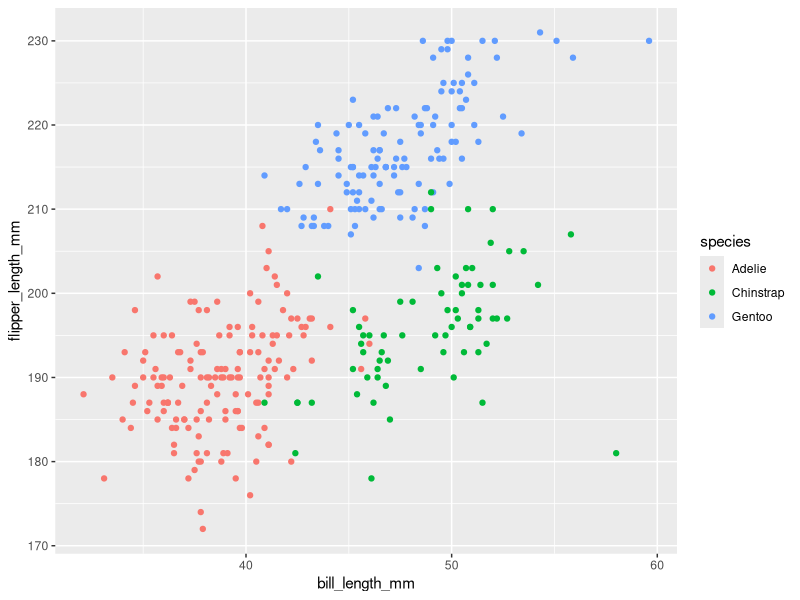
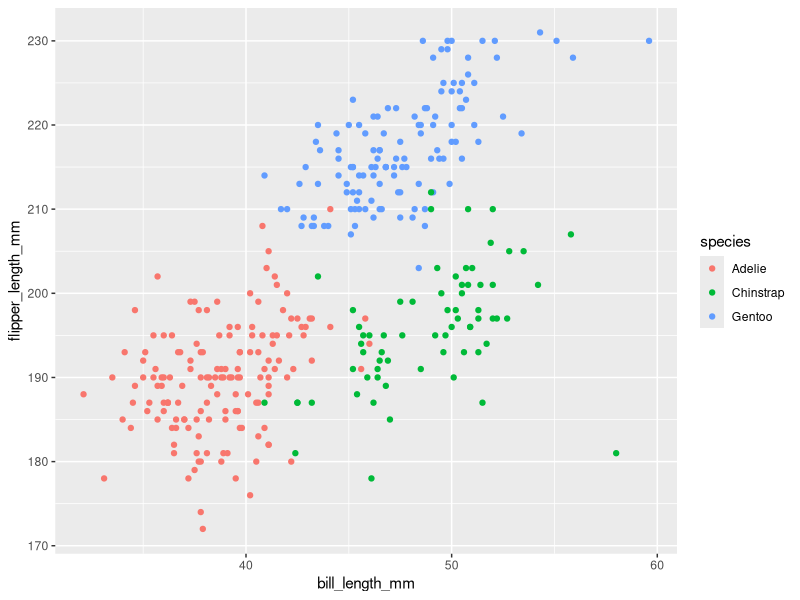

Source code (R) for these figures, in order:
## ---- chunk 1
library(tidyverse)
## ---- chunk 2
data("penguins", package = "palmerpenguins")
view(penguins)
skimr::skim(penguins)
nrow(penguins)
ncol(penguins)
## ---- chunk 3
ggplot(penguins, aes(x = bill_length_mm , y = flipper_length_mm, colour = species)) + geom_point()
ggsave("scatter_plot.pdf", height = 6, width = 6)
## ---- chunk 4
p2 = tibble(
  norm = rnorm(10),
  logi = norm > 0,
  char = c("a","b", "c", "d", "e", "f", "g", "h", "i", "j"),
  fact = factor(c("t", "m", "b", "t", "m", "b", "t", "m", "b", "m"))
  )
p2
## ---- chunk 5
a = pull(p2, var = norm)
mean(a)

b = pull(p2, var = logi)
mean(b)

c = pull(p2, var = char)
mean(c)

d = pull(p2, var = fact)
mean(d)
## ---- chunk 6
e = as.numeric(b)

f = as.numeric(c)

g = as.numeric(d)

